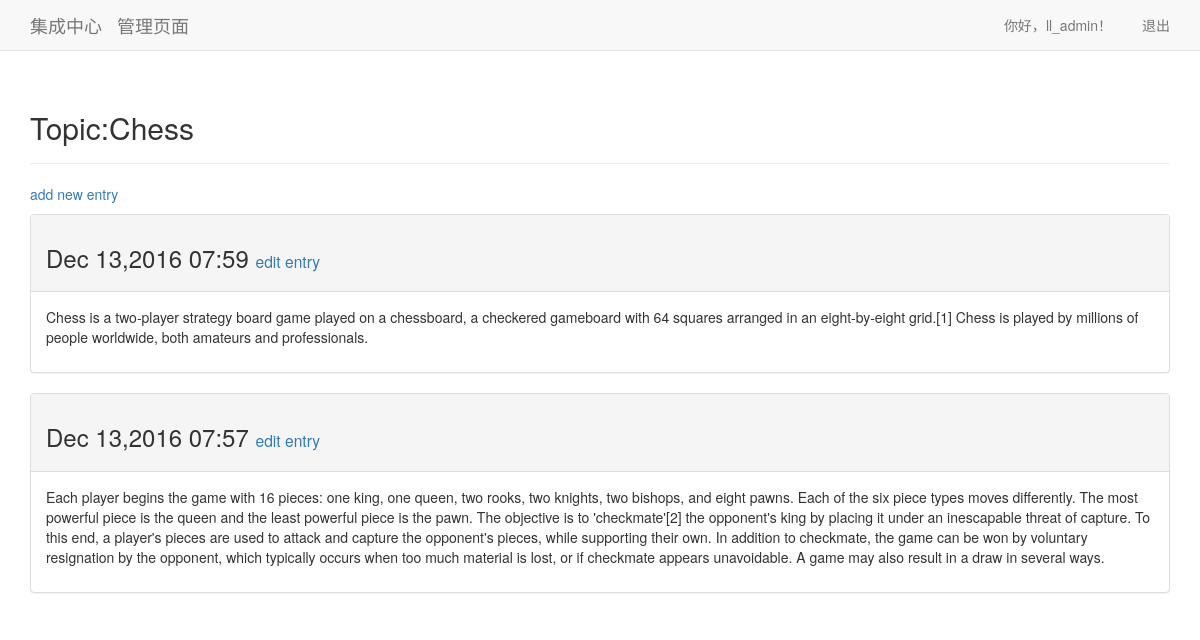
The page /topics/1/ (signed in) on the database its author committed.
### learning_logs/models.py (models this page shows, shortened)
class Topic(models.Model):
	text = models.CharField(max_length = 200)
	date_added = models.DateTimeField(auto_now_add = True)
	owner = models.ForeignKey(User)
	def __str__(self):
		return self.text

class Entry(models.Model):
	topic = models.ForeignKey(Topic)
	text = models.TextField()
	date_added = models.DateTimeField(auto_now_add = True)
	owner = models.ForeignKey(User)
	class Meta:
		verbose_name_plural = 'entries'

### learning_logs/views.py (the view)
# urls.py: url(r'^topics/(?P<topic_id>\d+)/$',views.topic,name='topic'),
@login_required
def topic(request,topic_id):
	topic = Topic.objects.get(id = topic_id)
	if topic.owner != request.user:
		raise Http404
	entries = topic.entry_set.order_by('-date_added')
	context = {'topic':topic,'entries':entries}
	return render(request,'learning_logs/topic.html',context)

### learning_logs/templates/learning_logs/topic.html
{% extends 'learning_logs/base.html' %}
{% load bootstrap3 %}
{% block header %}
 <h2>Topic:{{ topic }}</h2>
{% endblock header %}
{% block content %}
   <p><a href="{% url 'learning_logs:new_entry' topic.id %}">add new entry</a></p>
    {% for entry in entries %}
	<div class="panel panel-default">
	  <div class="panel-heading">
	    <h3>
          {{ entry.date_added|date:'M d,Y H:i'}}
		  <small>
		    <a href="{% url 'learning_logs:edit_entry' entry.id %}">edit entry</a>
		  </small>
		</h3>
	  </div>
	<div class="panel-body">
      {{ entry.text|linebreaks}}
	</div>
  </div>
	{% empty %}
	  <li>There are no entries for this topic yet.</li>
	{% endfor %}
{% endblock content %}

### learning_logs/templates/learning_logs/base.html (shortened to what this page needs)
{% load bootstrap3 %}
<!DOCTYPE html>
<html lang="zh-cn">
  <head>
  <link rel="stylesheet" type="text/css" href="css/bootstrap.css"/>
    {% bootstrap_css %}
  </head>
  <body>
	<nav class="navbar navbar-default  navbar-static-top">
	  <div class="container">
	    <div class="navbar-header">
		  		<a class="navbar-brand" href="{% url 'learning_logs:index' %}">集成中心</a>
		  		<a class="navbar-brand" href="{% url 'learning_logs:topics' %}">管理页面</a>
			</div>
		<div id="navbar" class="navbar-collapse collapse">
		  <ul class="nav navbar-nav navbar-right">
		    {% if user.is_authenticated %}
			  <li><a>你好，{{ user.username }}！</a></li>
			  <li><a href="{% url 'users:logout' %}">退出</a></li>
			{% else %}
			  <li><a href="{% url 'users:register' %}">注册</a></li>
			  <li><a href="{% url 'users:login' %}">登录</a></li>
			{% endif %}
		  </ul>
		</div>
	  </div>
	</nav>
	<div class="container">
	  <div class="page-header">
	    {% block header %}{% endblock header %}
	  </div>
	  <div>
	    {% block content %}{% endblock content %}
	  </div>
	</div>
  </body>
</html>

### rows shown on the page
Topic: text "Chess"
Entry: date_added "Dec 13,2016 07:59", text "Chess is a two-player strategy board game played on a chessboard, a checkered gameboard with 64 squares arranged in an eight-by-eight grid.[1] Chess is played by millions of people worldwide, both amateurs and professionals."
Entry: date_added "Dec 13,2016 07:57", text "Each player begins the game with 16 pieces: one king, one queen, two rooks, two knights, two bishops, and eight pawns. Each of the six piece types moves differently. The most powerful piece is the queen and the least powerful piece is the pawn. The objective is to 'checkmate'[2] the opponent's king by placing it under an inescapable threat of capture. To this end, a player's pieces are used to attack and capture the opponent's pieces, while supporting their own. In addition to checkmate, the game can be won by voluntary resignation by the opponent, which typically occurs when too much material is lost, or if checkmate appears unavoidable. A game may also result in a draw in several ways."

### other values the page prints
{{ user.username }} "ll_admin"
